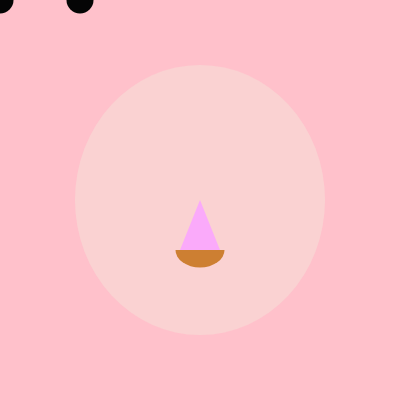
Frame 1 (no input)
Frame 60 (no input): identical to frame 1, image omitted
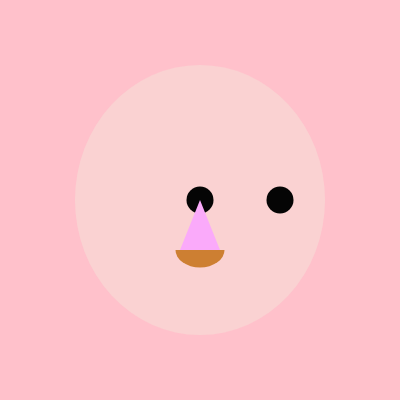
Frame 120 (the mouse pressed at the canvas centre since frame 60)

The p5.js sketch that drew these frames (run headless with seeded random() and noise() and a simulated clock; from frame 60 on, the mouse is pressed at the canvas centre):

// p5.js sketch
// ── sketch.js
function setup() {
  createCanvas(400, 400);
}

function draw() {
  background(255, 193, 203);

// Not needed:
//   mouseX;
//   mouseY;

  //Face 
  noStroke()
  fill(250, 210, 210);
  ellipse(200, 200, 250, 270);

  //Eyeballs
  noStroke()
  fill(5)
  ellipse(mouseX, mouseY, 27, 27);
  ellipse(mouseX+80, mouseY, 27, 27);
  //ellipse(250, 150, 20, 20);

  //Nose
  fill(250, 170, 250 )
  triangle(200, 200, 180, 250, 220, 250);

  //Mouth
  fill(205, 127, 50);
  arc(200, 250, 49, 35, 0, PI);
}

// https://editor.p5js.org/jht1493/sketches/MCzn9umhB
// self-portrait Divya copy

// https://editor.p5js.org/dsy7632/sketches/cUpFxUDuK
// self-portrait Divya
